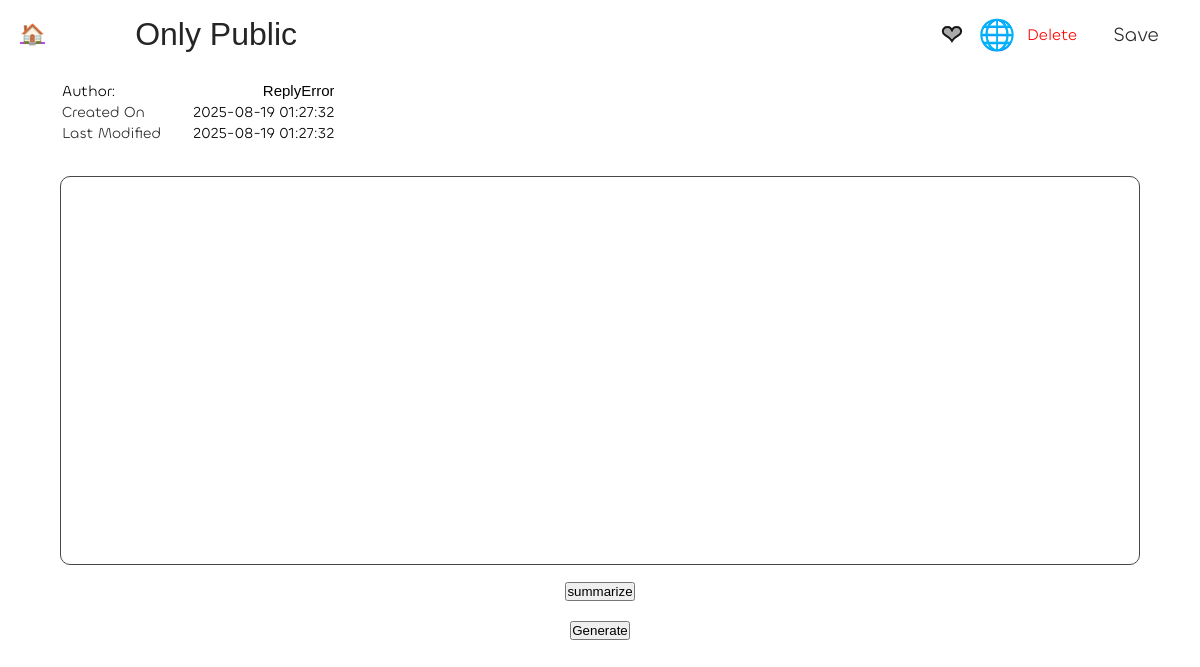
Page /ReplyError/2 (signed in) on the committed database.
### tables this page shows
CREATE TABLE notes(
    noteid integer  ,
    username char(200),
    title varchar(255),
    content text,
    created_on datetime default current_timestamp,
    modified_on datetime default current_timestamp,
    star boolean default false,
    public boolean default false,
    foreign key (username) references user(username),
    primary key (noteid,username)
);

### main.py (the view)
@app.get("/<string:uname>/<int:note_id>")
def note(note_id,uname):
    username=session.get('username',None)
    public_access = uname != username
    if uname == username or handler.get_public(note_id,uname) is not None:
        note = handler.get_note(note_id,uname)
    else:
        note = None
    if not note:
        flash("Note not found!")
        return redirect(url_for('index'))
    if public_access:
        flash(f"Viewing the note by '{uname}'.")
    return render_template("/note.html", note=note, public_access=public_access )

### handlers/handler.py (called while the page is built)
def get_note(noteid, username):
    conn=sqlite3.connect('noteify.db')
    cur=conn.cursor()
    res=cur.execute("""
    select * from notes where username=? and noteid=?
    """,(username,noteid,))
    arr = res.fetchone()
    conn.close()
    return arr

### main.py (called while the page is built)
@app.before_request
def before_request():
    if request.endpoint not in [
        'login', 'signup', 'index', 'serve_static', 'logout',
        'login_post', 'signup_post', 'static'
    ]:
        if 'username' not in session:
            return redirect(url_for('login'))

### templates/note.html (shortened to what this page needs)
<!doctype html>
<html>
<head>
    <link rel="stylesheet" href=" {{ url_for( 'static', filename='main.css' ) }} ">
    <link rel="stylesheet" href=" {{ url_for( 'static', filename='note.css' ) }} ">
    <link rel="stylesheet" href="https://esm.sh/prosemirror-view/style/prosemirror.css">
</head>
<body>
    <div class="top_bar">
        <div class="top_container">
            <div class="left_icon">
                <a href="/">🏠</a>
            </div>
            <div class="title_holder">
                <input type="text" id="note_title" value="{{ note[2] }}" placeholder="Title Here..." maxlength="200" {{ readonly if public_access }} required />
            </div>
            {% if not session.get('username') %}
            <div class="right_icons">
                <a href="/login">Login</a>
                <a href="/signup">Signup</a>
            </div>
            {% else %}
                <div class="right_icons">
                    {% if not public_access %}
                        <div id="delete">Delete</div>
                        <div id="save">Save</div>
                    {% else %}
                        <div id="save">Clone</div>
                    {% endif %}
                </div>
            {% endif %}
        </div>
    </div>
    <div class="page">
        <div class="desc">
            <table>
                <tr>
                    <td>
                        <p>Author:</p>
                    </td>
                    <td>
                        <input type="text" id="username" value="{{ note[1] }}" readonly />
                    </td>
                </tr>
                <tr>
                    <td>
                        Created On
                    </td>
                    <td>
                        <p>{{ note[4] }}</p>
                    </td>
                </tr>
                <tr>
                    <td>
                        Last Modified
                    </td>
                    <td>
                        <p>{{ note[5] }}</p>
                    </td>
                </tr>
            </table>
        </div>
        </div>
        <div class="content_holder">
        </div>
        <div>
            <button id="summarize">summarize</button>
        </div>
        <div>
            <button id="generate">Generate</button>
        </div>
</body>
</html>

### static/main.css (style rules this page uses)
:root { --yellow: #FFC857; --white: #a6a6a6; --pink: #dab5ff; --violet: #2c1c32; --black: #120f15; }
* { padding: 0; margin: 0; box-sizing: border-box; }
body { display: flex; align-items: center; gap: 10px; width: 100%; min-height: 100vh; flex-direction: column; font-family: "Chillax", consolas; font-size: 20px; background: #ffffff; color: #2d2d2d; }
.top_container { display: flex; align-items: center; justify-content: space-between; width: 100%; position: sticky; top: 0; }
.right_icons { display: flex; align-items: center; justify-content: center; gap: 15px; }
.top_bar { width: 100%; padding: 5px 20px; }
a { color: #c143f0; }
#delete { display: flex; align-items: center; justify-content: center; font-size: 16px; color: #f00; cursor: pointer; }

### static/note.css (style rules this page uses)
.page { display: flex; width: 90%; align-items: flex-start; justify-content: center; flex-direction: column; border-radius: 20px; gap: 10px; position: relative; z-index: 1; transition: .2s ease; }
input#note_title { font-size: 32px; color: #252525; background: none; outline: none; border: none; padding: 10px 10%; width: 100%; text-align: left; border: 1px solid #fff0; transition: .2s ease-out; }
.title_holder { width: 100%; }
.desc { position: relative; display: flex; align-items: flex-start; justify-content: space-between; flex-direction: column; flex-wrap: wrap; font-size: 15px; border-radius: 20px; }
.content_holder { min-height: 1em; min-width: 90%; flex-grow: 0.7; border: 1px solid #474747; margin-top: 20px; font-size: 20px; line-height: normal; padding: 10px 20px; border-radius: 10px; transition: .2s ease-out; }
div#save { border: 1px solid #fff9; padding: 2px 20px; border-radius: 50px; cursor: pointer; }
input#username { text-align: right; border: none; width: min-content; font-weight: 400; font-size: 15px; }
p { color: #000; }
tr { display: flex; align-items: center; justify-content: space-between; gap: 20px; }

### rows in the picture
notes: title "Only Public", username "ReplyError", created_on "2025-08-19 01:27:32", modified_on "2025-08-19 01:27:32"
